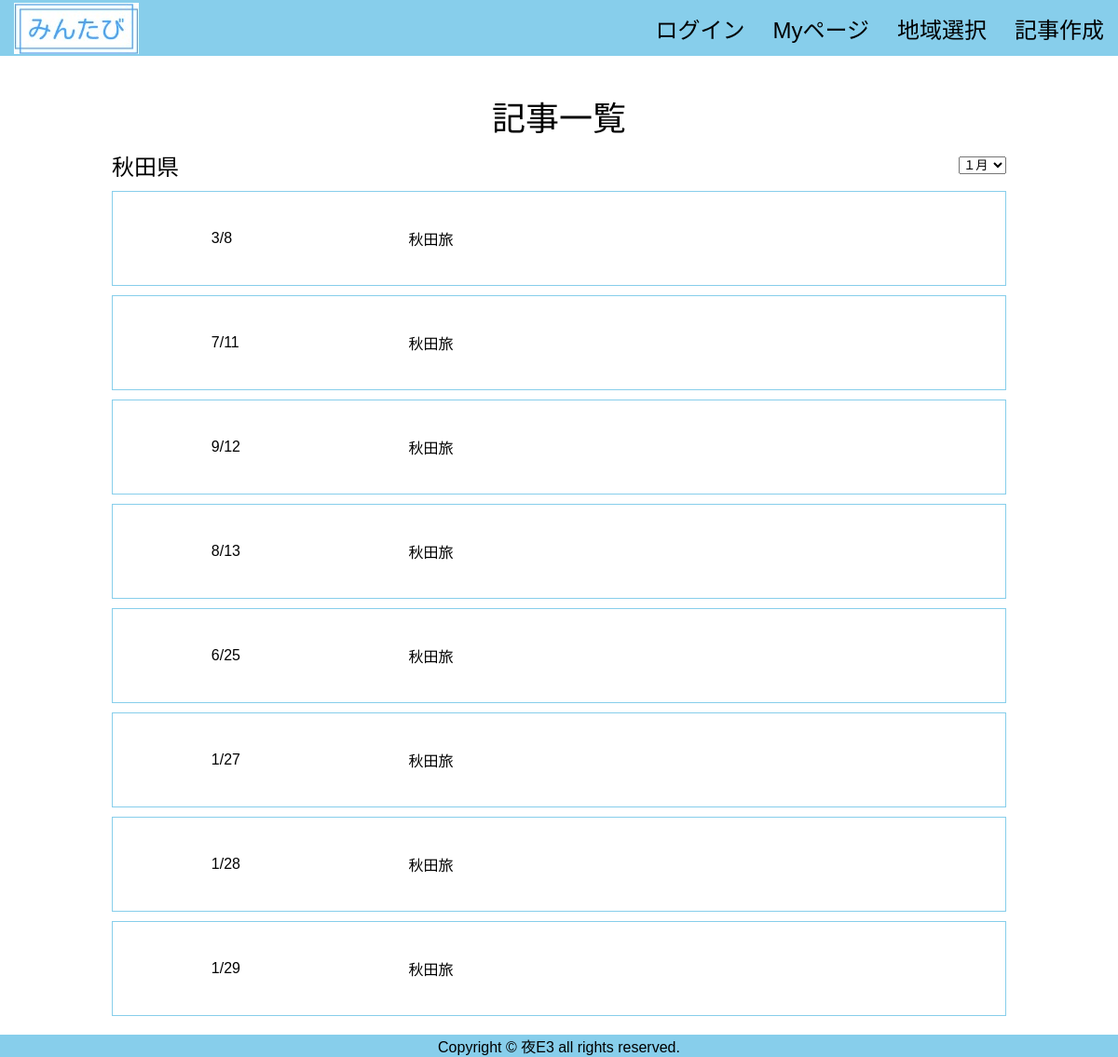
/thread/5, run on the app's committed database.
### tables this page shows
CREATE TABLE "Prefecture" (
	"No"	INTEGER,
	"area"	TEXT,
	PRIMARY KEY("No" AUTOINCREMENT)
);

CREATE TABLE "page" (
	"ID"	INTEGER PRIMARY KEY AUTOINCREMENT,
	"userID"	INTEGER,
	"editPASS"	TEXT,
	"title"	TEXT,
	"prefectures"	INTEGER,
	"month"	INTEGER,
	"date"	INTEGER,
	"flag"	INTEGER,
	"period"	TEXT
);

### app.py (the view)
@app.route('/thread/<int:areaid>', methods=["GET"])
def thread(areaid):
    conn = sqlite3.connect('flaskapp.db')
    c = conn.cursor()
    c.execute("select area from Prefecture where No=?", (areaid,))
    area = c.fetchone()
    c.execute(
        "select month, date, title from page where flag=0 and prefectures=?", (areaid,))
    page = []
    for row in c.fetchall():
        page.append({"month": row[0], "date": row[1], "title": row[2]})
    c.close()
    print(area)
    print(page)
    return render_template('thread.html', page=page, area=area)

### templates/thread.html (shortened to what this page needs)
<!DOCTYPE html>
{% extends 'base.html' %}
{% block content %}
    <div class="title">記事一覧</div>
    <div class="thread_box">
      <div class="area"><p>{{area[0]}}</p></div>
      <div class="month">
        <form action="#" method="post">
          <select name="month">
            <option value="1">１月</option>
          </select>
        </form>
      </div>
    </div>
   {% for item in page %}
   <div class="thread_box2">
     <div class="item1">{{item["month"]}}/{{item["date"]}}</div>
     <div class="item2">{{item["title"]}}</div>
   </div>
   {% endfor %}
{% endblock %}

### static/css/style.css (style rules this page uses)
html { overflow-y: scroll; }
body, h1, h2, h3, h4, h5, p, ul, ol, li, dl, dt, dd { margin: 0px; padding: 0px; }
body { font-family: "Noto Sans Japanese", "ヒラギノ角ゴ Pro W3", "Hiragino Kaku Gothic Pro", "ヒラギノ角ゴ ProN W3", "Hiragino Kaku Gothic ProN", "游ゴシック", YuGothic, "メイリオ", "Meiryo", "HGPｺﾞｼｯｸM", "Osaka", "ＭＳ Ｐゴシック", sans-serif, Century Gothic, Arial; }
.title { display: flex; justify-content: center; align-items: flex-end; font-size: 36px; height: 150px; }
.thread_box { display: flex; justify-content: space-between; font-size: 24px; margin: 10px 10%; }
.thread_box2 { display: flex; justify-content: flex-start; align-items: center; height: 100px; border: 1px solid skyblue; margin: 10px 10%; }
.item1 { width: 10%; padding: 10px; margin: 10%; }
.item2 { padding: 10px; text-align: left; }

### data on the page
Prefecture: area "秋田県"
page: month "3", date "8", title "秋田旅"
page: month "7", date "11", title "秋田旅"
page: month "9", date "12", title "秋田旅"
page: month "8", date "13", title "秋田旅"
page: month "6", date "25", title "秋田旅"
page: month "1", date "27", title "秋田旅"
page: month "1", date "28", title "秋田旅"
page: month "1", date "29", title "秋田旅"
